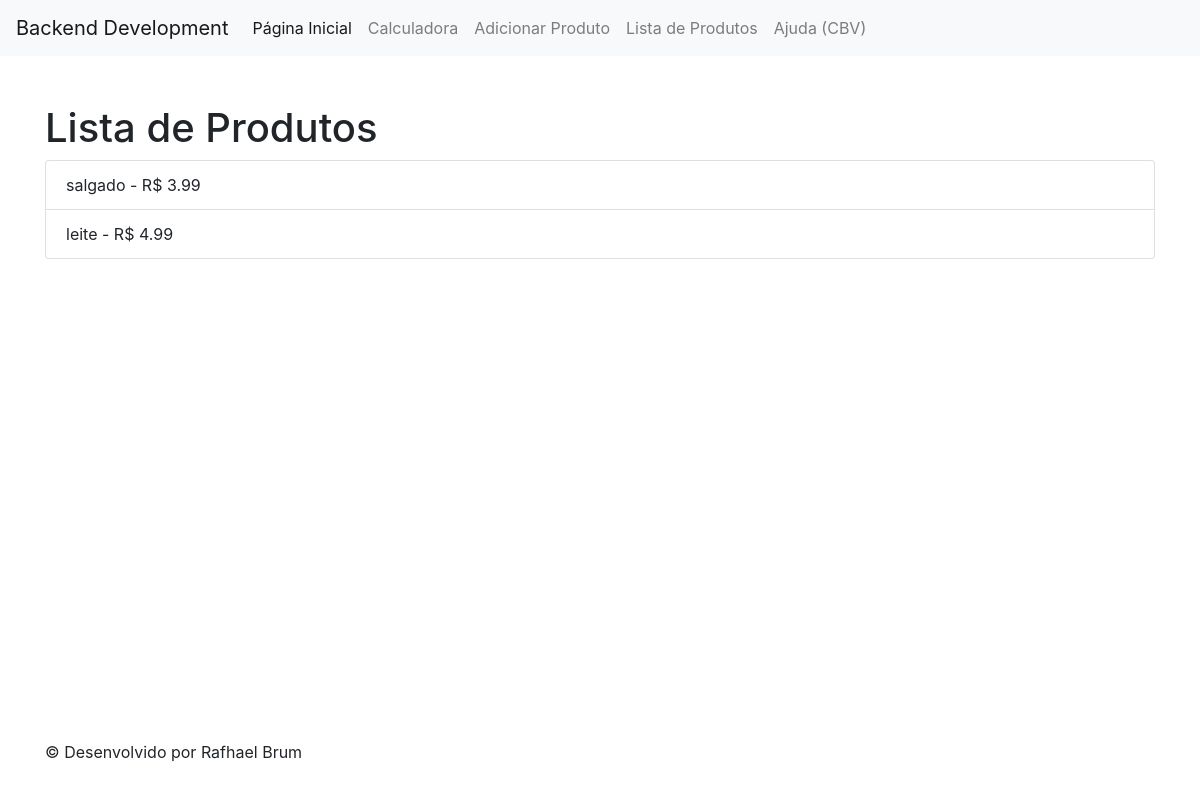
The page /lista-produtos/ on the database as committed earlier.
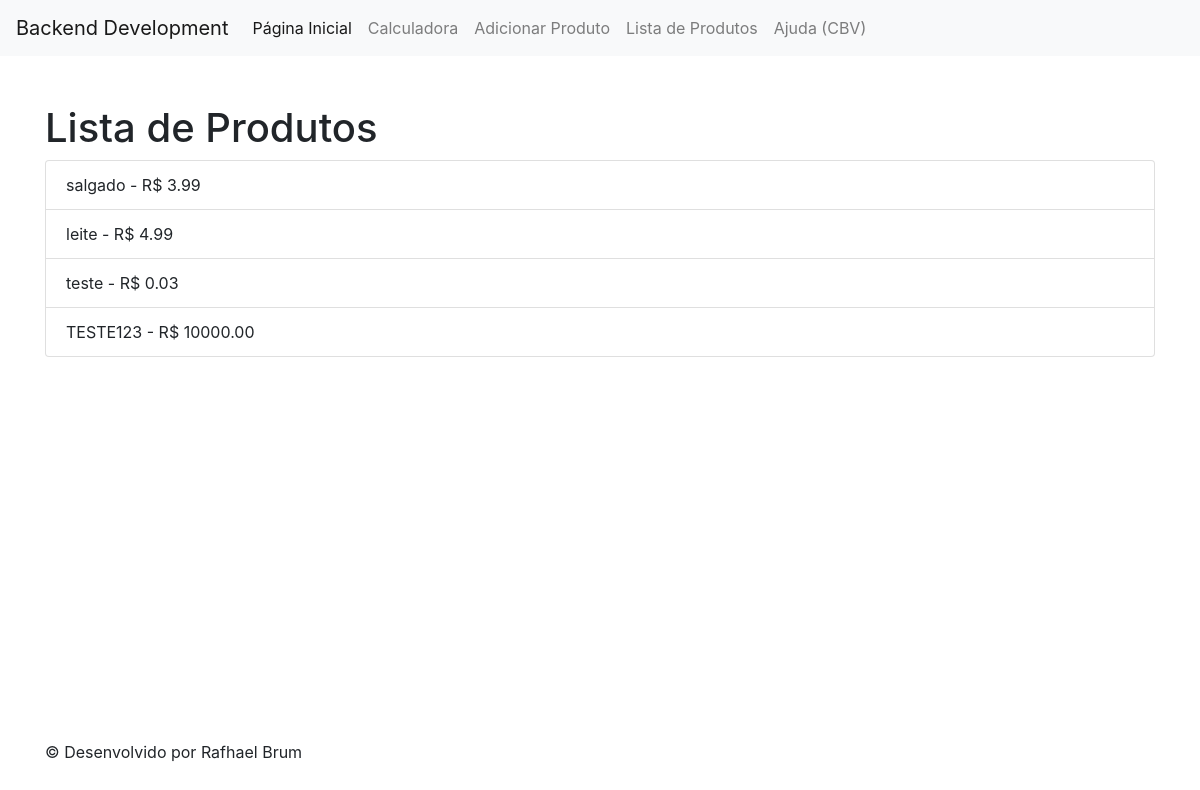
The same page on the database as committed later.
### app/models.py (models this page shows, shortened)
class Produto(models.Model):
    nome = models.CharField(max_length=200)
    preco = models.DecimalField(max_digits=10, decimal_places=2)
    descricao = models.TextField()
    quantidade_estoque = models.IntegerField()

### app/views.py (the view)
# urls.py: path('lista-produtos/', views.lista_produtos, name='lista-produtos'),
def lista_produtos(request):
    produtos = Produto.objects.all()
    return render(request, 'lista_produtos.html', {'produtos': produtos})

### app/templates/lista_produtos.html (shortened to what this page needs)
<!DOCTYPE html>
<html>
<head>
    <link rel="stylesheet" href="https://maxcdn.bootstrapcdn.com/bootstrap/4.5.2/css/bootstrap.min.css">
</head>
<body>
    {% extends 'base.html' %}
    {% block content %}
        <div class="container mt-5">
            <h1>Lista de Produtos</h1>
            <ul class="list-group">
                {% for produto in produtos %}
                    <li class="list-group-item">{{ produto.nome }} - R$ {{ produto.preco }}</li>
                {% endfor %}
            </ul>
        </div>
    {% endblock %}

### app/templates/base.html (shortened to what this page needs)
<!DOCTYPE html>
<html lang="en">
    <head>
    </head>
<body>
    <header>
        {% include 'menu.html' %}
    </header>
    <div class="wrapper">
        {% block content %}
        {% endblock %}
    </div>
    <footer class="footer">
        {% include 'footer.html' %}
    </footer>
</body>
</html>

### app/templates/menu.html (shortened to what this page needs)
<nav class="navbar navbar-expand-lg navbar-light bg-light">
    <a class="navbar-brand" href="#">Backend Development</a>
    <div class="collapse navbar-collapse" id="navbarNav">
        <ul class="navbar-nav">
            <li class="nav-item active">
                <a class="nav-link" href="{% url 'index' %}">Página Inicial</a>
            </li>
            <li class="nav-item">
                <a class="nav-link" href="{% url 'calculadora' %}">Calculadora</a>
            </li>
            <li class="nav-item">
                <a class="nav-link" href="{% url 'criar-produto' %}">Adicionar Produto</a>
            </li>
            <li class="nav-item">
                <a class="nav-link" href="{% url 'lista-produtos' %}">Lista de Produtos</a>
            </li>
            <li class="nav-item">
                <a class="nav-link" href="{% url 'help' %}">Ajuda (CBV)</a>
            </li>
        </ul>
    </div>
</nav>

### app/templates/footer.html
 <footer class="footer">
    <div class="container">
        <p>&copy; Desenvolvido por Rafhael Brum</p>
    </div>
</footer>

### app/templates/base.html (style rules this page uses)
body { margin: 0; padding: 0; }
.wrapper { position: relative; padding-bottom: 60px; }
.footer { position: fixed; bottom: 0; width: 100%; height: 60px; }

Rows that differ between the two databases and show on the page:
added Produto: nome "teste", preco "0.03"
added Produto: nome "TESTE123", preco "10000.00"
